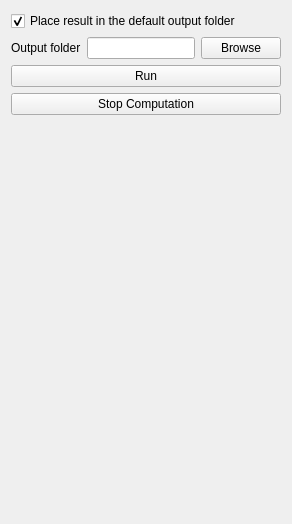
       <widget class="QWidget" name="tabOctree">
        <attribute name="title">
         <string>Run</string>
        </attribute>
        <layout class="QVBoxLayout" name="verticalLayout_5">
         <item>
          <widget class="QCheckBox" name="outputCheckBox">
           <property name="text">
            <string>Place result in the default output folder</string>
           </property>
           <property name="checked">
            <bool>true</bool>
           </property>
          </widget>
         </item>
         <item>
          <layout class="QHBoxLayout" name="horizontalLayout_20">
           <item>
            <widget class="QLabel" name="label_8">
             <property name="sizePolicy">
              <sizepolicy hsizetype="Preferred" vsizetype="Preferred">
               <horstretch>0</horstretch>
               <verstretch>0</verstretch>
              </sizepolicy>
             </property>
             <property name="minimumSize">
              <size>
               <width>0</width>
               <height>0</height>
              </size>
             </property>
             <property name="toolTip">
              <string>&lt;html&gt;&lt;head/&gt;&lt;body&gt;&lt;p&gt;&lt;br/&gt;&lt;/p&gt;&lt;/body&gt;&lt;/html&gt;</string>
             </property>
             <property name="text">
              <string>Output folder</string>
             </property>
             <property name="alignment">
              <set>Qt::AlignLeading|Qt::AlignLeft|Qt::AlignVCenter</set>
             </property>
             <property name="margin">
              <number>2</number>
             </property>
            </widget>
           </item>
           <item>
            <widget class="QLineEdit" name="outputLineEdit">
             <property name="toolTip">
              <string>&lt;html&gt;&lt;head/&gt;&lt;body&gt;&lt;p&gt;&lt;br/&gt;&lt;/p&gt;&lt;/body&gt;&lt;/html&gt;</string>
             </property>
            </widget>
           </item>
           <item>
            <widget class="QPushButton" name="outputbrowseButton">
             <property name="sizePolicy">
              <sizepolicy hsizetype="Fixed" vsizetype="Fixed">
               <horstretch>0</horstretch>
               <verstretch>0</verstretch>
              </sizepolicy>
             </property>
             <property name="toolTip">
              <string>&lt;html&gt;&lt;head/&gt;&lt;body&gt;&lt;p&gt;&lt;br/&gt;&lt;/p&gt;&lt;/body&gt;&lt;/html&gt;</string>
             </property>
             <property name="text">
              <string>Browse</string>
             </property>
            </widget>
           </item>
          </layout>
         </item>
         <item>
          <widget class="QPushButton" name="runButton">
           <property name="sizePolicy">
            <sizepolicy hsizetype="Preferred" vsizetype="Fixed">
             <horstretch>0</horstretch>
             <verstretch>0</verstretch>
            </sizepolicy>
           </property>
           <property name="text">
            <string>Run</string>
           </property>
          </widget>
         </item>
         <item>
          <widget class="QPushButton" name="stopButton">
           <property name="text">
            <string>Stop Computation</string>
           </property>
          </widget>
         </item>
         <item>
          <spacer name="verticalSpacer_2">
           <property name="orientation">
            <enum>Qt::Vertical</enum>
           </property>
           <property name="sizeHint" stdset="0">
            <size>
             <width>20</width>
             <height>398</height>
            </size>
           </property>
          </spacer>
         </item>
        </layout>
       </widget>
